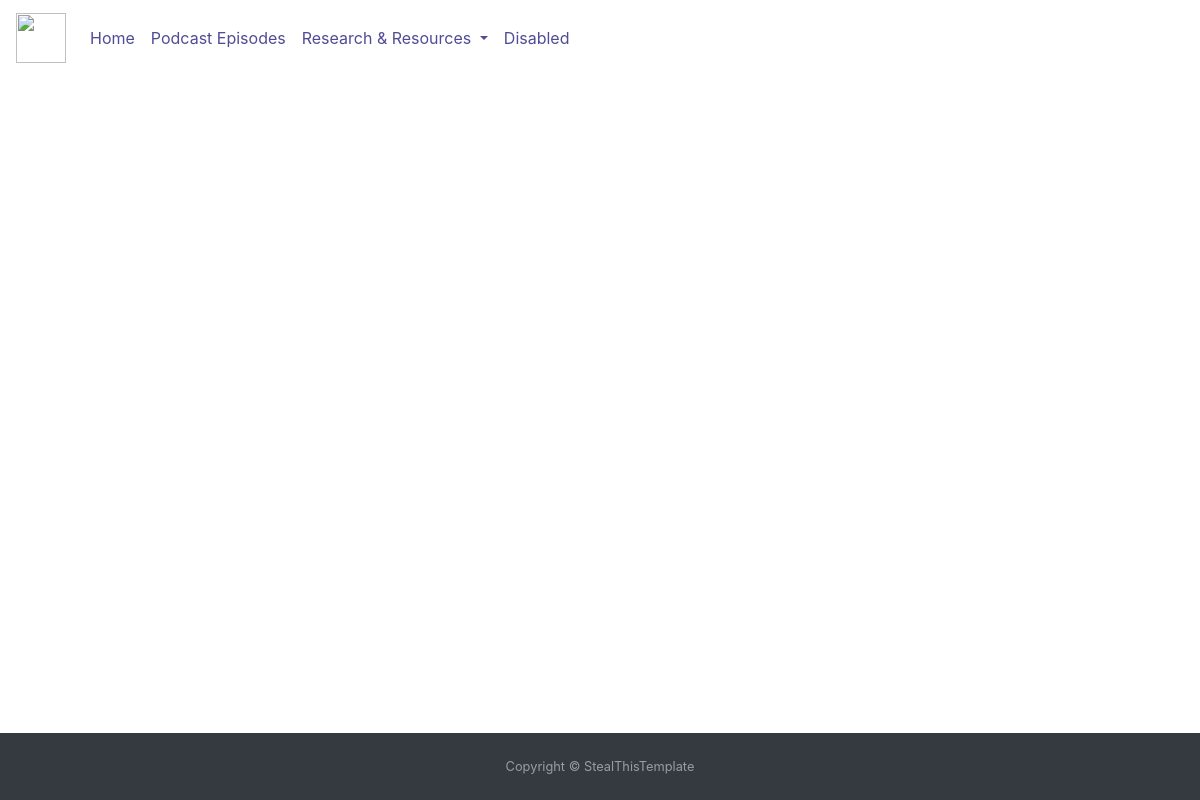
The app's page /WN_Content/listed_resources/1, older data.
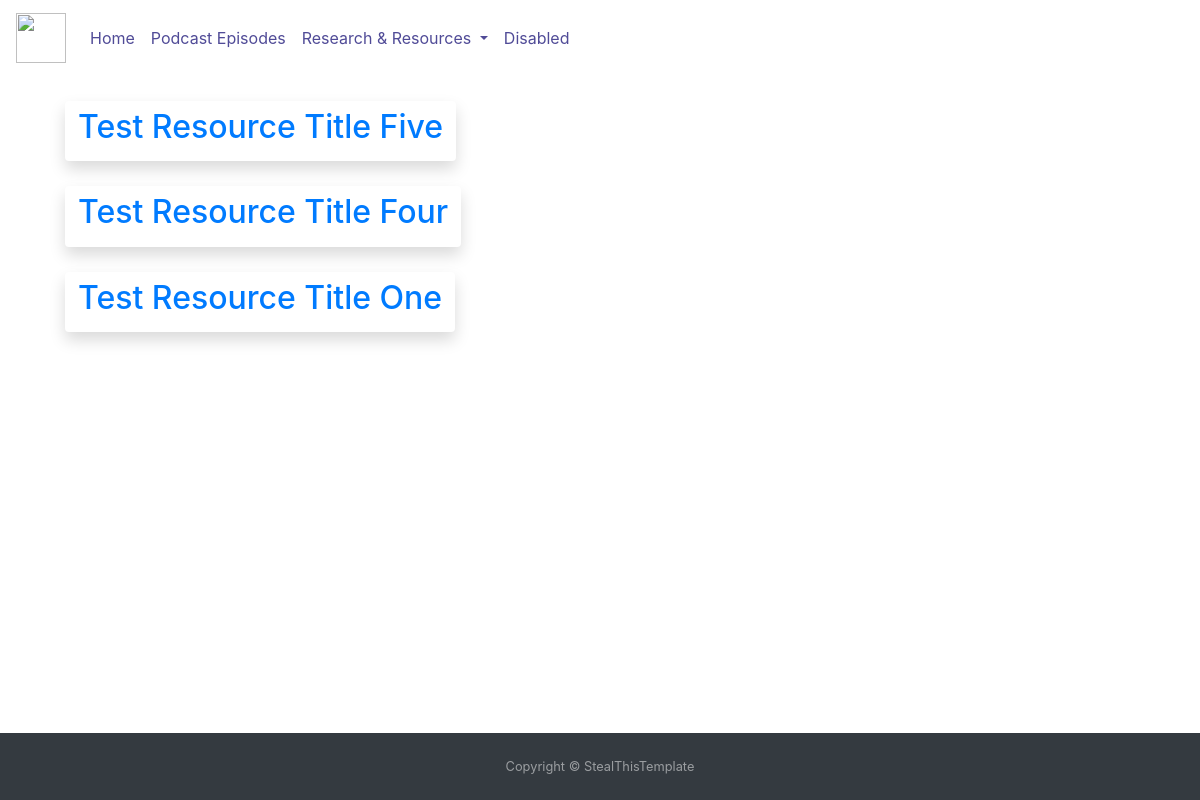
The same page, newer data.
### WN_Content/models.py (models this page shows, shortened)
class Resource(models.Model):
    url = models.CharField(max_length=150)
    title = models.CharField(max_length=100)
    description = models.TextField()
    resource_type = models.IntegerField(default=0)
    related = models.ForeignKey('Post', null=True, blank=True, on_delete=models.PROTECT)

### WN_Content/views.py (the view)
# urls.py: path('WN_Content/listed_resources/<int:resource_type>', views.listed_resources, name='listed_resources'),
def listed_resources(request, resource_type):
    link = Resource.objects.filter(resource_type=resource_type)
    type1 = Resource.objects.filter(resource_type = 1).order_by('title')
    type2 = Resource.objects.filter(resource_type = 2).order_by('title')
    type3 = Resource.objects.filter(resource_type = 3).order_by('title')
    context = {
        'type1':type1,
        'type2':type2,
        'type3':type3,
        'link':link
    }
    return render(request, 'WN_Content/listed_resources.html', context)

### WN_Content/templates/WN_Content/listed_resources.html (shortened to what this page needs)
{% extends 'WN_Content/base.html' %}
{% load static %}
{% block content %}
{% if request.path == '/WN_Content/listed_resources/1' %}
    {% for post in type1 %}
    <div class="container" id="resource-list">
        <div class="row">
            <div class="col-md-auto">
                <div class="card border-0 shadow">
                    <a href="{% url 'selected_resource' post.id post.resource_type %}" class="btn btn-link"><h2>{{ post.title }}</h2></a>
                </div>
            </div>
        </div>
    </div>
    {% endfor %}
{% endif %}
{% endblock %}

Row changes from the older to the newer data that the page shows:
added Resource: title "Test Resource Title Five"
added Resource: title "Test Resource Title Four"
now on this page (row edited): Resource: title "Test Resource Title One"
